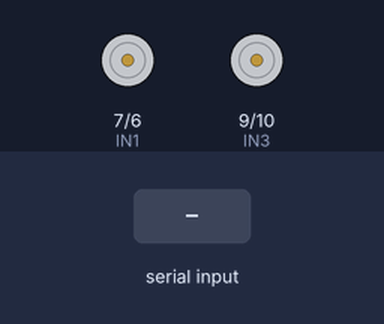
Bench run of a sketch on a simulated Arduino Uno, built with avr-gcc and run on an emulated ATmega328P. Parts: motor-driver pin pairs drawn as motors (green arrow = first pin HIGH = forward, orange = second pin HIGH = backward, longer = more drive, scaled by the enable pin). The test bench sets the inputs (shaded band).

Above: at 1.4 s.
1.5 s: "w" received over Serial
At 1.67 s:
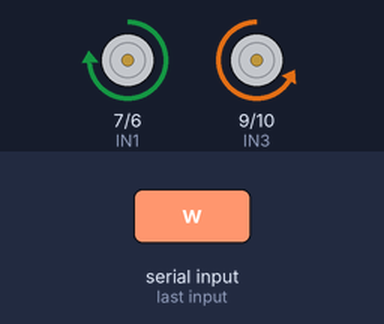
4.5 s: "a" received over Serial
7.5 s: "d" received over Serial
10.5 s: "s" received over Serial
At 10.9 s:
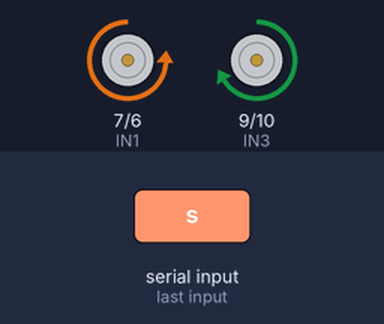
13.5 s: "q" received over Serial
At 13.5 s:
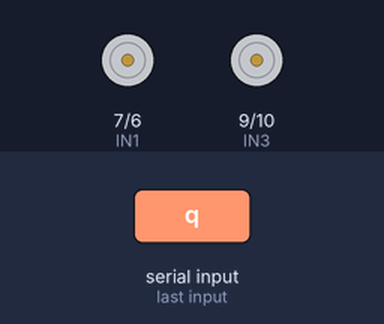
15.0 s: "z" received over Serial
At 15.38 s:
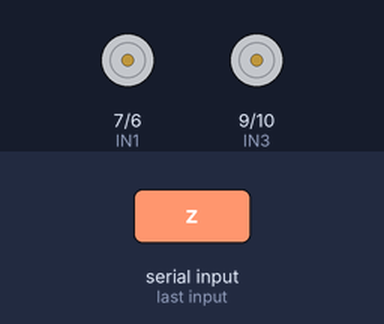
Timing chart, 0 to 19.0 s (numbered marks = the images above; inputs shaded):
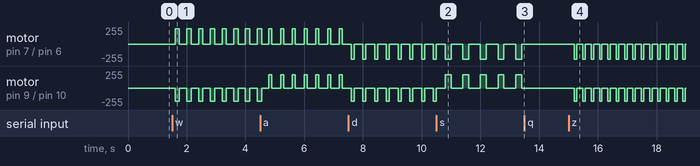

The sketch:

ahhh_nonsmooth_withoutFInal.ino
```cpp
//define the left and right sides of motors' control pins
int IN1 = 7;//leftMotor_1
int IN2 = 6;//leftMotor_2

int IN3 = 9;//rightMotor_1
int IN4 = 10;//rightMotor_2

int ENA = 5;//PWM1
int ENB = 11;//PWM2

unsigned long time = 240000;  //delay time
unsigned long time_s = 5000; //stop time
int value1 = 230;  //go straight;the duty cycle
int value2 = 200;
int value3 = 230; //turn left
int value4 = 200;
int value5 = 230; //turn right
int value6 = 200;
    //go straight
  void gostraight(void)
  {
    //the left motor rotates forward, the right motor rotates forward
    digitalWrite(IN1,HIGH);
    digitalWrite(IN2,LOW);
    digitalWrite(IN3,LOW);
    digitalWrite(IN4,HIGH);
    }

  //retreat
  void retreat(void)
  {
    //the left motor rotates reversed, the right motor rotates reversed
    digitalWrite(IN1,LOW);
    digitalWrite(IN2,HIGH);
    digitalWrite(IN3,HIGH);
    digitalWrite(IN4,LOW);
    }
    //turn left
  void turnleft(void)
  {
    //the left motor rotates reversed, the right motor rotates forward
    digitalWrite(IN1,HIGH);
    digitalWrite(IN2,LOW);
    digitalWrite(IN3,HIGH);
    digitalWrite(IN4,LOW);
    }

    //turn right
  void turnright(void)
  {
    //the left motor rotates forward, the right motor rotates reversed
    digitalWrite(IN1,LOW);
    digitalWrite(IN2,HIGH);
    digitalWrite(IN3,LOW);
    digitalWrite(IN4,HIGH);
    }

    //stop
   void stopCar(void)
  {
    //the left motor brakes, the right motor brakes
    digitalWrite(IN1,LOW);
    digitalWrite(IN2,LOW);
    digitalWrite(IN3,LOW);
    digitalWrite(IN4,LOW);
    }


void setup()
{
    Serial.begin(9600); // 9600 bps
    // set pins as output
    pinMode(IN1, OUTPUT);
    pinMode(IN2, OUTPUT);
    pinMode(IN3, OUTPUT);
    pinMode(IN4, OUTPUT);
    pinMode(ENA, OUTPUT);
    pinMode(ENB, OUTPUT);
}
  char direction;
void loop()
{
  //analogWrite(ENA,value1);//set speed
  //analogWrite(ENB,value2);//set speed
switch(direction){
    case 'w': //go straight
    analogWrite(ENA,value1);//set speed
    analogWrite(ENB,value2);
    gostraight();
    delay(150);
    stopCar();
    delay(250);
    break;

    case 'a'://turn left
    analogWrite(ENA,value3);//set speed
    analogWrite(ENB,value4);
    turnleft();
    delay(100);
    stopCar();
    delay(300);
    break;

    case 'd'://turn right
    analogWrite(ENA,value5);//set speed
    analogWrite(ENB,value6);
    turnright();
    delay(100);
    stopCar();
    delay(300);
    break;

    case 's'://Back
    analogWrite(ENA,value1);//set speed
    analogWrite(ENB,value2);//set speed
    retreat();
    delay(200);
    stopCar();
    delay(400);
    break;

    case 'q'://Stop
    analogWrite(ENA,value1);//set speed
    analogWrite(ENB,value2);//set speed
    stopCar();
    delay(200);
    break;

    case 'z'://Stop
    analogWrite(ENA,value1);//set speed
    analogWrite(ENB,value2);//set speed
    stopCar();
    delay(200);
    turnright();
    delay(84);
    gostraight();
    break;

    default:
    analogWrite(ENA,value1);//set speed
    analogWrite(ENB,value2);
    stopCar();
    delay(400);
    break;
    }

}
void serialEvent(){
  if (Serial.available()){
    direction=Serial.read();
  }
  }
```

Measured:
- after the input at 1.5 s, motor on pin 7 (IN1) / pin 6 (IN2): alternates forward 230/255 for 0.15 s and stopped for 0.25 s, starting after 0.10 s; motor on pin 9 (IN3) / pin 10 (IN4): alternates backward 200/255 for 0.15 s and stopped for 0.25 s, starting after 0.10 s
- after the input at 13.5 s, motor on pin 7 (IN1) / pin 6 (IN2), motor on pin 9 (IN3) / pin 10 (IN4): stops changing and stays stopped
- after the input at 15.0 s, motor on pin 7 (IN1) / pin 6 (IN2): alternates backward 230/255 for 0.08 s and stopped for 0.20 s, starting after 0.20 s; motor on pin 9 (IN3) / pin 10 (IN4): alternates backward 200/255 for 0.08 s and stopped for 0.20 s, starting after 0.20 s
